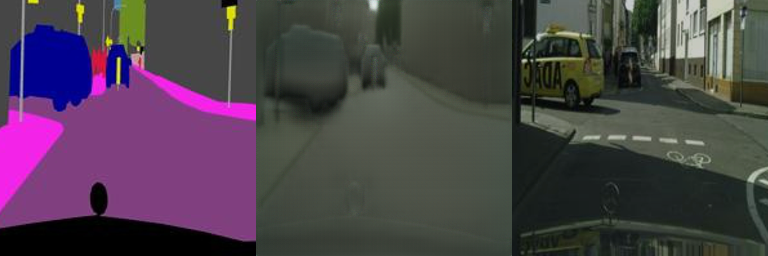
#> input picture outputs/images/e5_l1_vs_l1_gan/unet_sample_00_strong_e040.png, 768 x 256 px
$ python create_e5_samples_grid.py
#> lines starting #> are read from the running program, lines starting #| are printed output that depends on the picture
"""
创建E5实验的样例对比田字形网格图。

对比U-Net (L1) 和 Pix2Pix (L1+GAN) 的生成样例。
"""

from pathlib import Path
import matplotlib.pyplot as plt
from PIL import Image
import numpy as np


PROJECT_ROOT = Path(__file__).resolve().parents[2]


def create_e5_samples_grid(
    images_dir: Path,
    output_path: Path,
):
    """
    创建E5实验的样例对比田字形网格图。

    Args:
        images_dir: 包含样例图片的目录
        output_path: 输出图片路径
    """
    # 图片文件路径
    unet_sample_00 = images_dir / "unet_sample_00_strong_e040.png"
    unet_sample_01 = images_dir / "unet_sample_01_strong_e040.png"
    pix2pix_sample_00 = images_dir / "pix2pix_epoch_050_sample_00.png"
    pix2pix_sample_01 = images_dir / "pix2pix_epoch_050_sample_01.png"

    # 检查文件是否存在
    for img_path in [unet_sample_00, unet_sample_01, pix2pix_sample_00, pix2pix_sample_01]:
        if not img_path.exists():
            raise FileNotFoundError(f"Image not found: {img_path}")

    # 读取图片
    unet_00 = np.array(Image.open(unet_sample_00))
#> unet_00 is the input picture: shape (256, 768, 3); mean R, G, B 75.2, 64.4, 75.3
    unet_01 = np.array(Image.open(unet_sample_01))
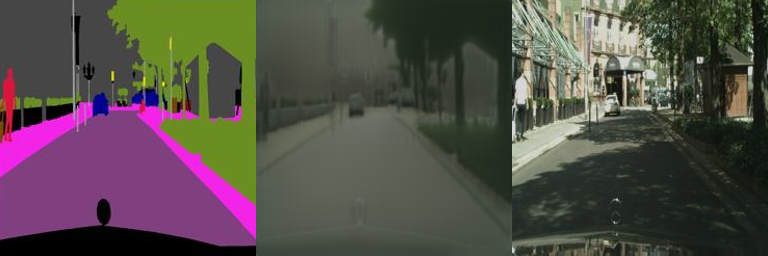
#> input picture outputs/images/e5_l1_vs_l1_gan/unet_sample_01_strong_e040.png, 768 x 256 px
#> unet_01 is the input picture: shape (256, 768, 3); mean R, G, B 83.7, 77.3, 72.7
    pix2pix_00 = np.array(Image.open(pix2pix_sample_00))
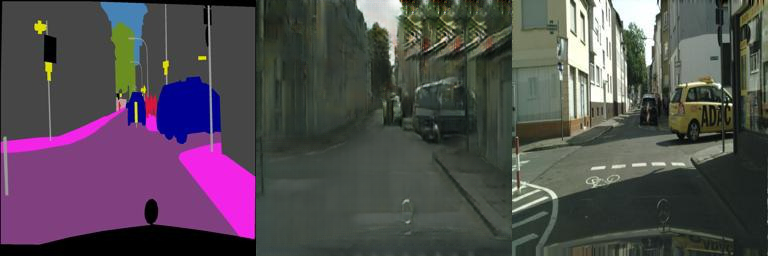
#> input picture outputs/images/e5_l1_vs_l1_gan/pix2pix_epoch_050_sample_00.png, 768 x 256 px
#> pix2pix_00 is the input picture: shape (256, 768, 3); mean R, G, B 81.5, 74.9, 80.9
    pix2pix_01 = np.array(Image.open(pix2pix_sample_01))
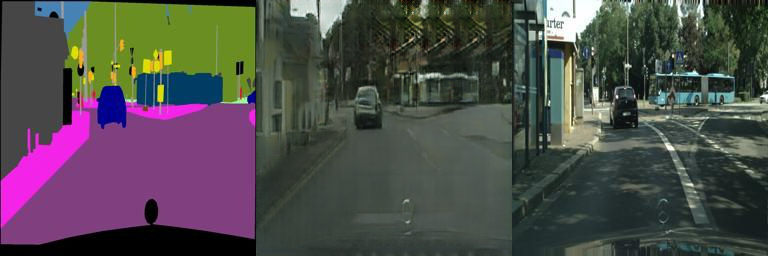
#> input picture outputs/images/e5_l1_vs_l1_gan/pix2pix_epoch_050_sample_01.png, 768 x 256 px
#> pix2pix_01 is the input picture: shape (256, 768, 3); mean R, G, B 78.1, 75.6, 75.2

    # 创建2x2田字形布局，更紧凑的尺寸
    fig, axes = plt.subplots(2, 2, figsize=(18, 14))

    # 计算图片尺寸（假设所有图片尺寸相同）
    img_height, img_width = unet_00.shape[:2]
#> img_height = 256; img_width = 768

    # 布局：
    # 左上：U-Net sample 0
    # 右上：Pix2Pix sample 0
    # 左下：U-Net sample 1
    # 右下：Pix2Pix sample 1

    # 左上：U-Net sample 0
    axes[0, 0].imshow(unet_00)
    axes[0, 0].axis('off')
    axes[0, 0].text(
        img_width * 0.02, img_height * 0.96,
        'U-Net (L1 only)\nSample 0',
        ha='left', va='top', fontsize=14, fontweight='bold',
        bbox=dict(boxstyle='round,pad=0.4', facecolor='lightgreen', alpha=0.9)
    )

    # 右上：Pix2Pix sample 0
    axes[0, 1].imshow(pix2pix_00)
    axes[0, 1].axis('off')
    axes[0, 1].text(
        img_width * 0.02, img_height * 0.96,
        'Pix2Pix (L1+GAN)\nSample 0',
        ha='left', va='top', fontsize=14, fontweight='bold',
        bbox=dict(boxstyle='round,pad=0.4', facecolor='lightcoral', alpha=0.9)
    )

    # 左下：U-Net sample 1
    axes[1, 0].imshow(unet_01)
    axes[1, 0].axis('off')
    axes[1, 0].text(
        img_width * 0.02, img_height * 0.96,
        'U-Net (L1 only)\nSample 1',
        ha='left', va='top', fontsize=14, fontweight='bold',
        bbox=dict(boxstyle='round,pad=0.4', facecolor='lightgreen', alpha=0.9)
    )

    # 右下：Pix2Pix sample 1
    axes[1, 1].imshow(pix2pix_01)
    axes[1, 1].axis('off')
    axes[1, 1].text(
        img_width * 0.02, img_height * 0.96,
        'Pix2Pix (L1+GAN)\nSample 1',
        ha='left', va='top', fontsize=14, fontweight='bold',
        bbox=dict(boxstyle='round,pad=0.4', facecolor='lightcoral', alpha=0.9)
    )

    # 添加列标题（在第一行上方，更紧凑）
    fig.text(0.25, 0.97, 'U-Net (L1 only)',
             ha='center', va='top', fontsize=16, fontweight='bold',
             bbox=dict(boxstyle='round,pad=0.4', facecolor='lightgreen', alpha=0.8))
    fig.text(0.75, 0.97, 'Pix2Pix (L1+GAN)',
             ha='center', va='top', fontsize=16, fontweight='bold',
             bbox=dict(boxstyle='round,pad=0.4', facecolor='lightcoral', alpha=0.8))

    # 添加行标签（在左侧，更紧凑）
    fig.text(0.015, 0.75, 'Sample 0',
             ha='left', va='center', fontsize=16, fontweight='bold',
             rotation=90, bbox=dict(boxstyle='round,pad=0.4', facecolor='lightblue', alpha=0.8))
    fig.text(0.015, 0.25, 'Sample 1',
             ha='left', va='center', fontsize=16, fontweight='bold',
             rotation=90, bbox=dict(boxstyle='round,pad=0.4', facecolor='lightblue', alpha=0.8))

    # 添加总标题
    fig.suptitle(
        'Experiment E5: L1 vs L1+GAN Loss Comparison',
        fontsize=18, fontweight='bold', y=0.99
    )

    # 使用更紧凑的布局参数，进一步减小上下间距
    plt.subplots_adjust(left=0.05, right=0.98, top=0.94, bottom=0.02,
                        wspace=0.01, hspace=0.005)

    # 保存图片
    output_path.parent.mkdir(parents=True, exist_ok=True)
    plt.savefig(output_path, dpi=200, bbox_inches='tight')
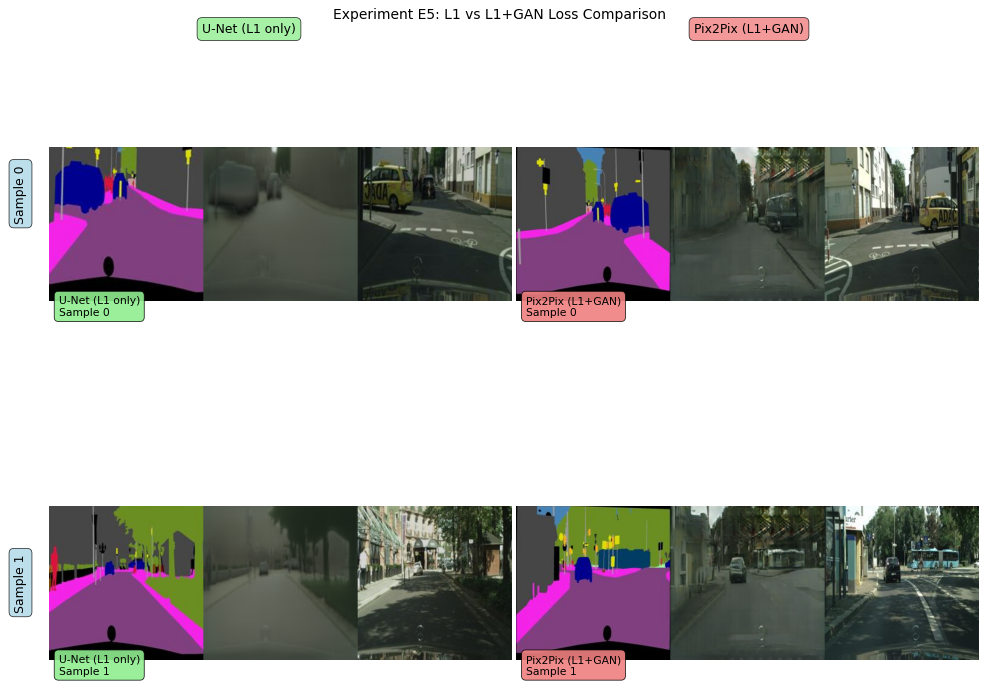
#> figure drawn by matplotlib, 4 panels
    plt.close()

    print(f"[OK] Created E5 samples grid: {output_path}")


def main():
    """主函数"""
    PROJECT_ROOT = Path(__file__).resolve().parents[2]

    # E5样例图片目录
    images_dir = PROJECT_ROOT / "outputs" / "images" / "e5_l1_vs_l1_gan"

    # 输出路径
    output_dir = PROJECT_ROOT / "outputs" / "figures" / "e5_l1_vs_l1_gan"
    output_path = output_dir / "e5_samples_grid.png"

    # 创建网格图
    create_e5_samples_grid(
        images_dir=images_dir,
        output_path=output_path
    )


if __name__ == "__main__":
    main()
